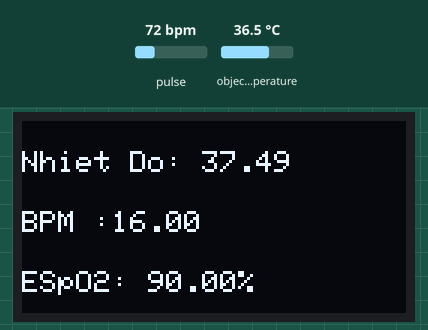
This sketch was run on a simulated ESP32. Parts: 128×64 one-colour display. The inputs (shaded band) are chosen by the test bench; at power-on: pulse 72 bpm, object temperature 36.5 °C. The display library's start-up logo is not drawn; what the sketch prints to the serial monitor is not drawn.

Above: at 4.2 s.
4.3 s: pulse set to 42 bpm
At 6.4 s:
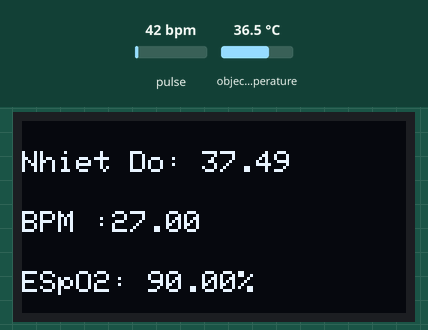
7.3 s: pulse set to 130 bpm
At 7.69 s:
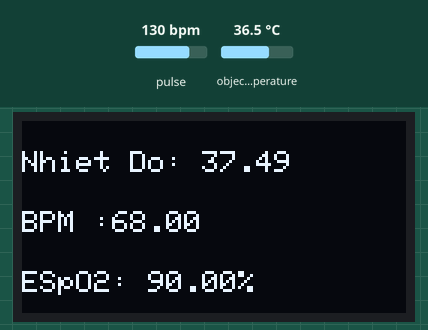
9.4 s: object temperature set to 20 °C
At 11.6 s:
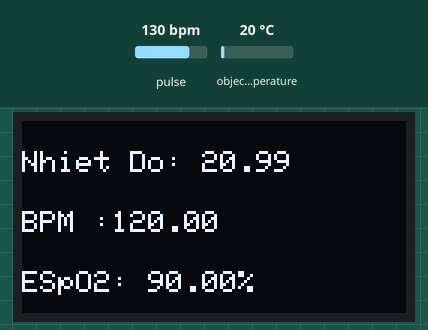
11.9 s: pulse set to 70 bpm
At 13.4 s:
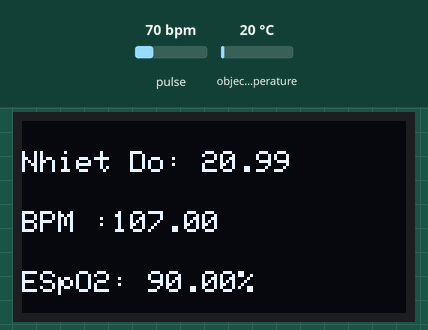
14.9 s: pulse set to 158 bpm
At 15.35 s:
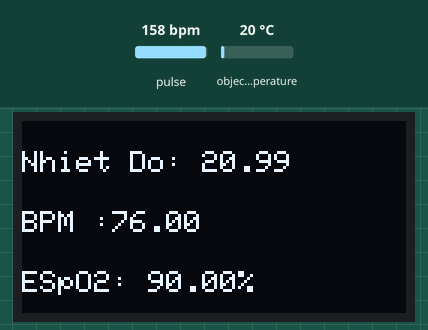
Timing chart, 0 to 17.9 s (numbered marks = the images above; inputs shaded):
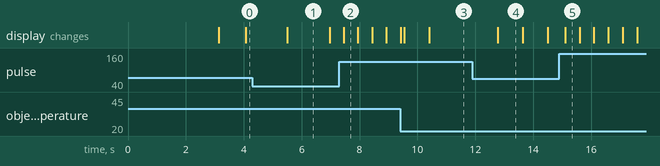

Measured:
- after the input at 7.3 s, the display: changes after 0.15 s (image 2)
- after the input at 11.9 s, the display: changes after 0.87 s (image 4)
- after the input at 14.9 s, the display: changes after 0.21 s (image 5)
- what the display in image 4 shows lasts 0.8 s, from 12.8 s to 13.6 s
- what the display in image 5 shows lasts 0.5 s, from 15.1 s to 15.6 s

The sketch:

Spirit_Avg.ino
```cpp
#include <Wire.h>
#include <Adafruit_GFX.h>    //OLED libraries
#include <Adafruit_SSD1306.h> //OLED libraries
#include <Adafruit_MLX90614.h> //Cảm biến nhiệt độ
#include "MAX30105.h"           //MAX3010x library
#include "heartRate.h"          //Heart rate calculating algorithm
#include "ESP32Servo.h"


// MAX30105 sensor and MLX90614 temperature sensor
MAX30105 particleSensor;
Adafruit_MLX90614 mlx = Adafruit_MLX90614();

// Variables for heart rate and SpO2 calculations
const int RATE_SIZE = 4;
byte rates[RATE_SIZE];
byte rateSpot = 0;
long lastBeat = 0; //Thời điểm nhịp cuối cùng xảy ra
float beatsPerMinute;
int beatAvg;

double avered = 0;
double aveir = 0;
double sumirrms = 0;
double sumredrms = 0;

double SpO2 = 0;
double ESpO2 = 90.0;
double FSpO2 = 0.7; //hệ số lọc cho SpO2 ước tính
double frate = 0.95; //bộ lọc thông thấp cho giá trị IR/LED đỏ để loại bỏ thành phần AC

int i = 0;
int Num_Readings = 30;// Number of readings for SpO2 averaging

// Constants for readability
#define FINGER_ON 7000    //Lượng tia hồng ngoại tối thiểu (để xác định ngón tay có bật hay không)
#define MINIMUM_SPO2 90.0 //Lượng oxy trong máu tối thiểu

// OLED display settings
#define SCREEN_WIDTH 128
#define SCREEN_HEIGHT 64
#define OLED_RESET    -1
Adafruit_SSD1306 display(SCREEN_WIDTH, SCREEN_HEIGHT, &Wire, OLED_RESET); //Declaring the display name (display)


// SetUp For Avg
unsigned long startTime;
float totalTemperature = 0;
float totalBPM = 0;
double totalSpO2 = 0;
int numReadings = 0;


void setup() {
  Serial.begin(9600);
  Serial.println("System Start");
  display.begin(SSD1306_SWITCHCAPVCC, 0x3C); //Start the OLED display
  display.display();
  delay(3000);

  if (!particleSensor.begin(Wire, I2C_SPEED_FAST)) //Use default I2C port, 400kHz speed
  {
    Serial.println("Not Found MAX30102");
    while (1);
  }
  //Tùy Chọn
  byte ledBrightness = 0x7F; //亮度建議=127, Options: 0=Off to 255=50mA
  byte sampleAverage = 4; //Options: 1, 2, 4, 8, 16, 32
  byte ledMode = 2; //Options: 1 = Red only(心跳), 2 = Red + IR(血氧)
  int sampleRate = 800; //Options: 50, 100, 200, 400, 800, 1000, 1600, 3200
  int pulseWidth = 215; //Options: 69, 118, 215, 411
  int adcRange = 16384; //Options: 2048, 4096, 8192, 16384

  // Set up the wanted parameters
  particleSensor.setup(ledBrightness, sampleAverage, ledMode, sampleRate, pulseWidth, adcRange); //Configure sensor with these settings
  particleSensor.enableDIETEMPRDY();
  particleSensor.setPulseAmplitudeRed(0x0A); //Turn Red LED to low to indicate sensor is running
  particleSensor.setPulseAmplitudeGreen(0); //Turn off Green LED

  mlx.begin(); // Bật cảm biến nhiệt độ
  startTime = millis(); // Lưu lại thời gian bắt đầu đo
}


void loop() {
  long irValue = particleSensor.getIR();   // Kiểm tra xem có ngón tay trên cảm biến hay ko
  // Kiểm tra xem ngón tay có trên cảm biến hay ko ( irValue > 7000)
  if (irValue > FINGER_ON ) {
    float temperature = readTemperature();
    float avgBeat = calculateAvgHeartBeat(irValue);
    double spO2 = calculateSpO2(particleSensor.getFIFOIR(), particleSensor.getFIFORed());

    //In ra Serial
    printSerial(irValue, temperature, avgBeat, spO2);

    // Cộng dồn các giá trị đo được
    totalTemperature += temperature;
    totalBPM += avgBeat;
    if(spO2 < 90.0) totalSpO2 += 90.0;
    else totalSpO2 += spO2;
    numReadings++;

    Serial.print("totalTemperature: " + String(totalTemperature));
    Serial.print(", totalBpm:" + String(totalBPM));
    Serial.print(", totalSpO2: " + String(totalSpO2));


    // Display data on OLED
    display.clearDisplay();
    display.setTextSize(1);
    display.setTextColor(WHITE);

    display.setCursor(0, 10);
    display.print("Nhiet Do: "); display.print(temperature);
    display.setCursor(0, 30);
    display.print("BPM :"); display.print(avgBeat);
    display.setCursor(0, 50);
    display.print("ESpO2: "); display.print(String(ESpO2) + "%");
    display.display();
  }

  // Handle no finger detected case
  else {
    for (byte rx = 0 ; rx < RATE_SIZE ; rx++) rates[rx] = 0;
    beatAvg = 0;
    avered = 0; aveir = 0; sumirrms = 0; sumredrms = 0; rateSpot = 0;
    SpO2 = 0; ESpO2 = 90.0;

    display.clearDisplay();
    display.setTextSize(2);
    display.setTextColor(WHITE);
    display.setCursor(30, 5);
    display.println("Finger");
    display.setCursor(30, 35);
    display.println("Please");
    display.display();
  }

  unsigned long currentTime = millis();
  if (currentTime - startTime >= 60000) {
    // Tính toán giá trị trung bình
    float avgTemperature = totalTemperature / numReadings;
    float avgBPM = totalBPM / numReadings;
    double avgSpO2 = totalSpO2 / numReadings;
    Serial.print("========================Finish Monitor=========================");
    Serial.println();
    Serial.println();
    Serial.println();

    display.clearDisplay();
    display.setTextSize(1);
    display.setTextColor(WHITE);
    display.setCursor(0, 10);
    display.print("Avg Nhiet Do: "); display.print(avgTemperature);
    display.setCursor(0, 30);
    display.print("Avg BPM :"); display.print(avgBPM);
    display.setCursor(0, 50);
    display.print("Avg ESpO2: "); display.print(String(avgSpO2) + "%");
    display.display();

    while (true) {
      delay(1000);
    }
  }

  particleSensor.nextSample();
}


float calculateAvgHeartBeat(long irValue){
  if (checkForBeat(irValue) == true) {
      //Calculate beatsPerMinute
      long delta = millis() - lastBeat;
      lastBeat = millis();
      beatsPerMinute = 60 / (delta / 1000.0);

      if (beatsPerMinute < 255 && beatsPerMinute > 20) {
        rates[rateSpot++] = (byte)beatsPerMinute;
        rateSpot %= RATE_SIZE;

        beatAvg = 0;
        for (byte x = 0; x < RATE_SIZE; x++)
          beatAvg += rates[x];
        beatAvg /= RATE_SIZE;
      }
    }
    return beatAvg;
}

float readTemperature(){
  float temperature  = mlx.readObjectTempC() + 1.0;
  return temperature ;
}

double calculateSpO2(uint32_t ir, uint32_t red) {
  if (i % Num_Readings == 0) {
    if (aveir > 0 && avered > 0 && sumirrms > 0 && sumredrms > 0) {
      double R = (sqrt(sumirrms) / aveir) / (sqrt(sumredrms) / avered);
      SpO2 = -23.3 * (R - 0.4) + 100;
    } else {
      SpO2 = 0; // Giá trị mặc định khi tính toán không hợp lệ
    }
    ESpO2 = FSpO2 * ESpO2 + (1.0 - FSpO2) * SpO2;
    if (ESpO2 <= MINIMUM_SPO2) ESpO2 = MINIMUM_SPO2;
    if (ESpO2 > 100) ESpO2 = 99.9;

    sumredrms = 0.0;
    sumirrms = 0.0;
    SpO2 = 0;
    i = 0;
  }

  aveir = aveir * frate + (double)ir * (1.0 - frate);
  avered = avered * frate + (double)red * (1.0 - frate);
  sumirrms += ((double)ir - aveir) * ((double)ir - aveir);
  sumredrms += ((double)red - avered) * ((double)red - avered);
  i++;

  return ESpO2;
}

void printSerial(long irValue, float temperature, float avgBeat, double spO2){
  Serial.print("irValue: " + String(irValue));
  Serial.print("Nhiet Do: " + String(temperature));
  Serial.print(", Bpm:" + String(avgBeat));
  if (avgBeat > 0)
    Serial.print(", SPO2:" + String(ESpO2));
  else
    Serial.print(", SPO2:" + String(ESpO2));

  Serial.println();
}
```
